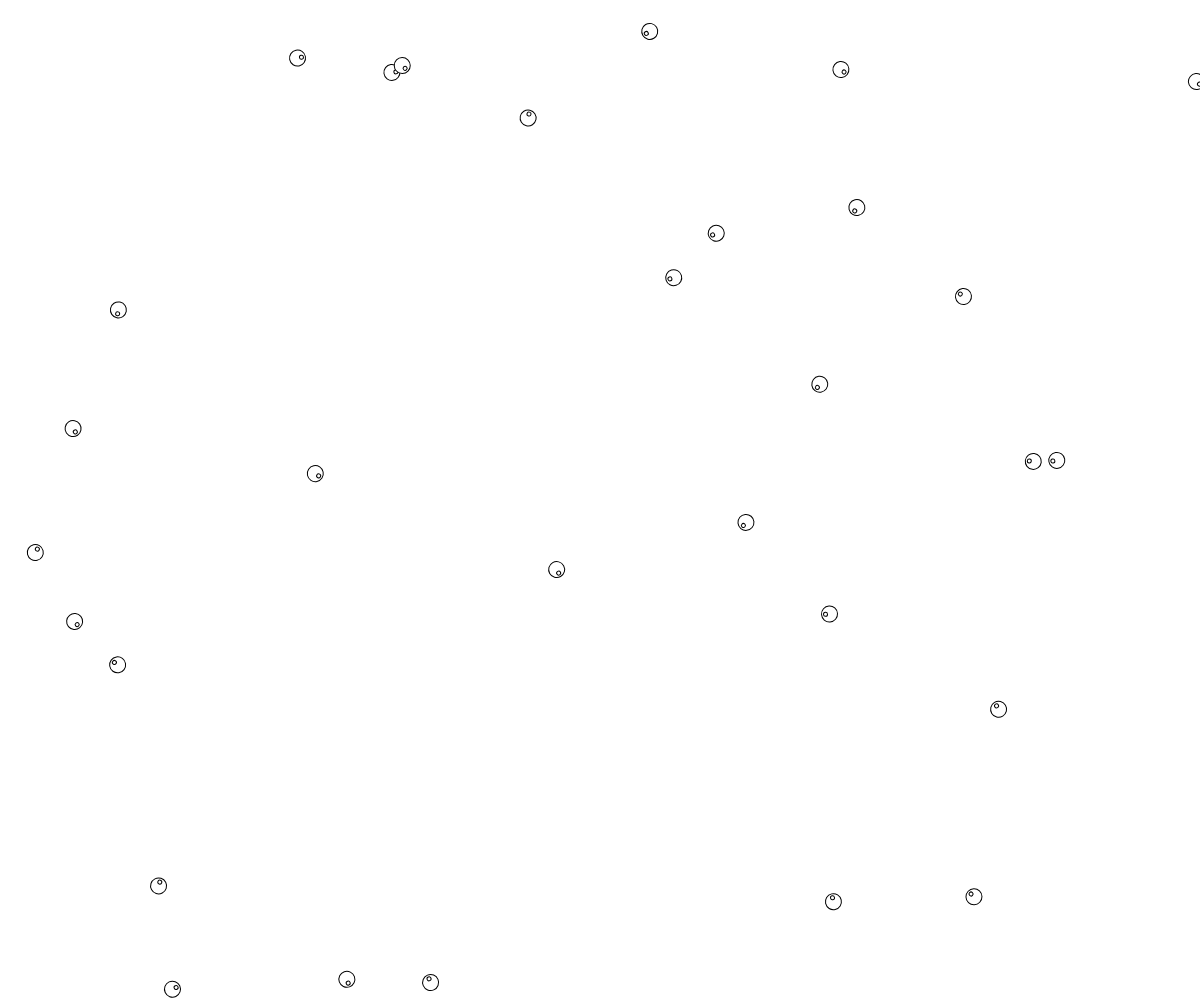
Frame 1 (no input)
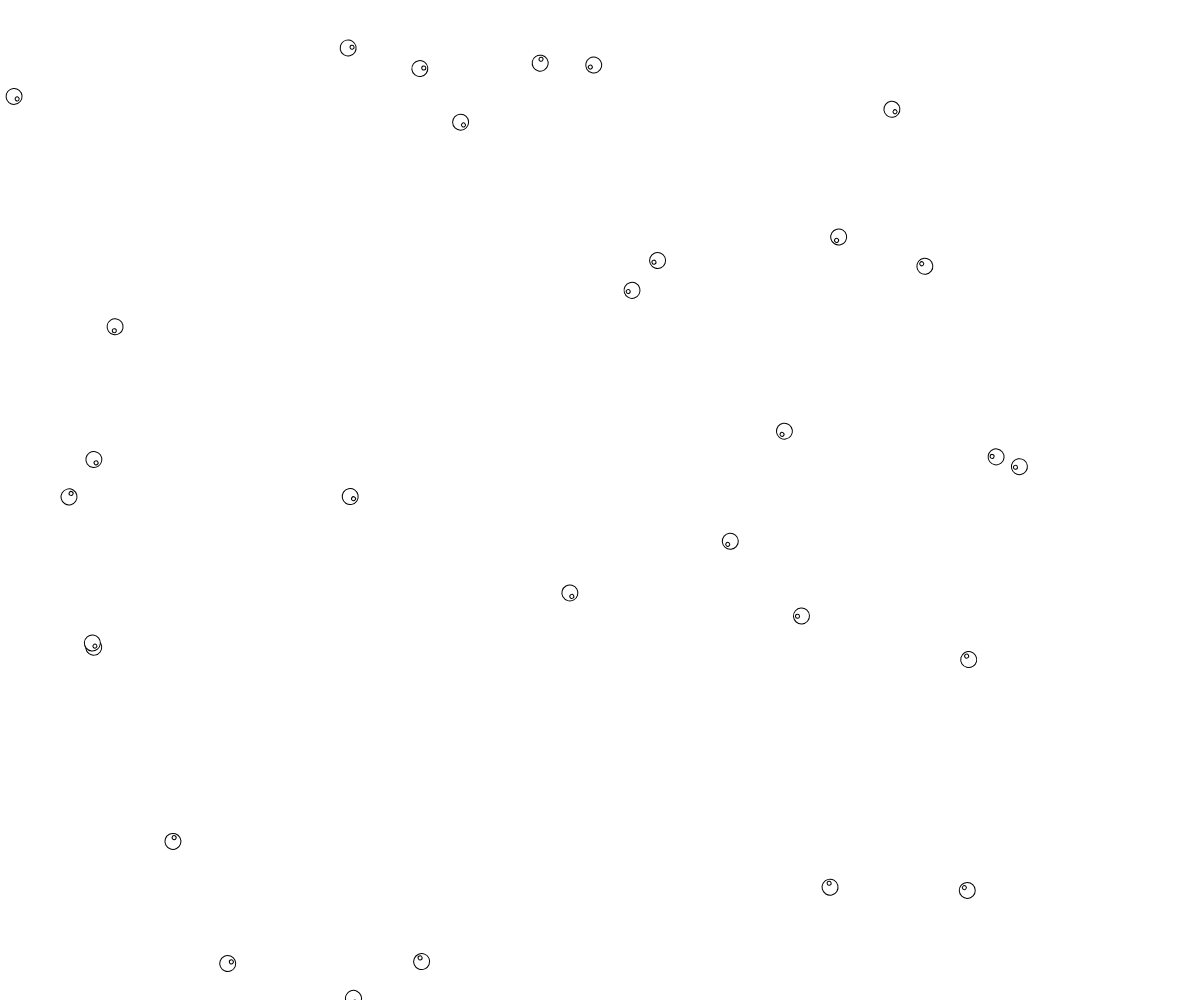
Frame 60 (no input)
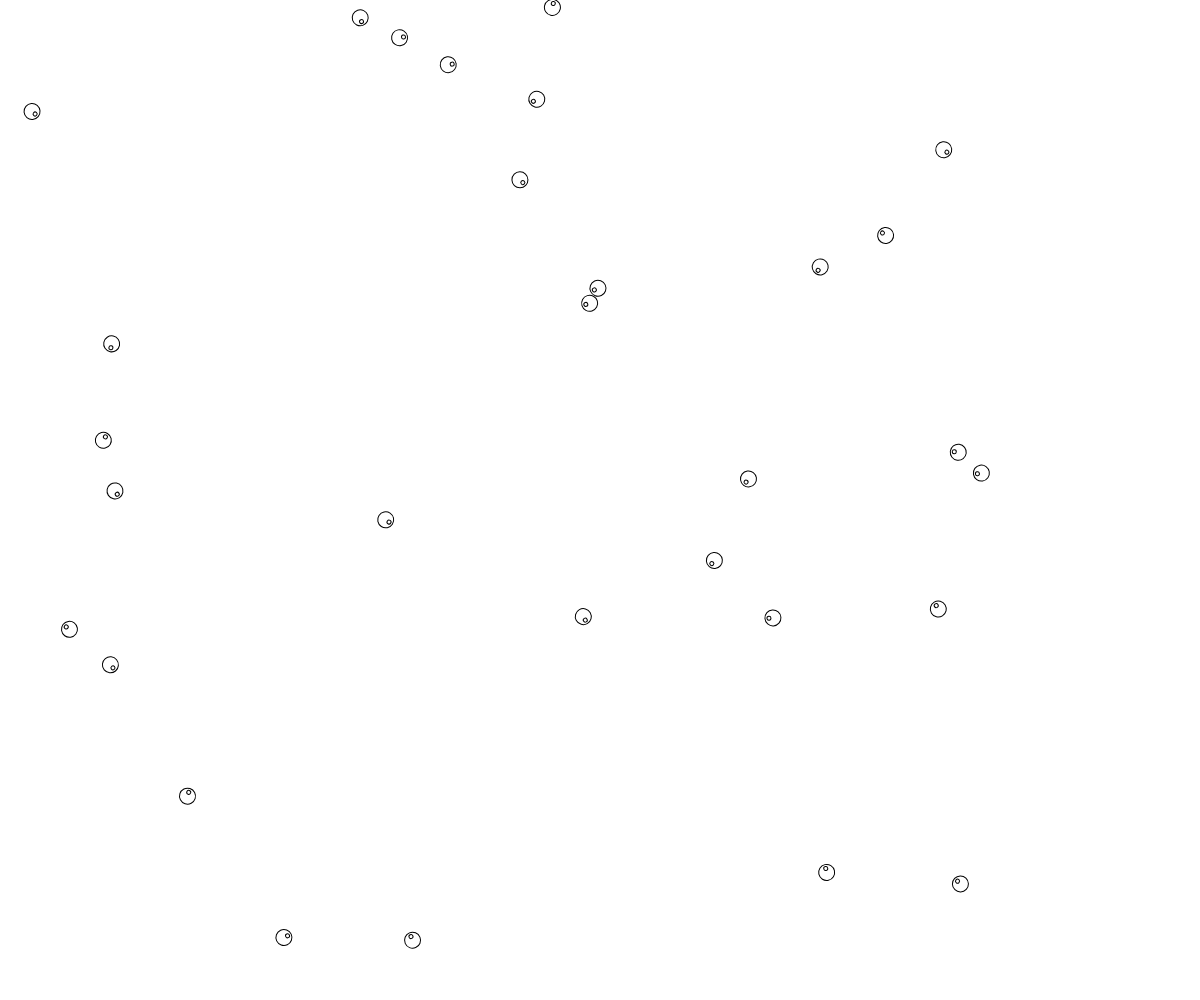
Frame 120 (the mouse pressed at the canvas centre since frame 60)

The p5.js sketch that drew these frames (run headless with seeded random() and noise() and a simulated clock; from frame 60 on, the mouse is pressed at the canvas centre):

// p5.js sketch
// ── sketch.js
var cyclopes = [ ];  


function setup() {
        createCanvas(windowWidth, windowHeight);
        colorMode(HSB);
        

        // AJOUTER 30 CYCLOPES AU DEMARRAGE
        for ( var i =0; i < 30; i++ ) {
                cyclopes[i] = new Cyclope(random(width), random(height)) ;
        }
        
        
}
function windowResized() {
  resizeCanvas(windowWidth, windowHeight);
 
}

function draw() {
        background(255);

        // ITERER A TRAVERS CHAQUE ITEM DE L'ArrayList ET EXECUTER actualiser() ET dessiner()
        // SUR CHAQUE OBJET Explosion QUI S'Y TROUVE :
        for ( var i =0; i < cyclopes.length; i++ ) {
                var c = cyclopes[i];
                c.actualiser();
                c.wraparound();
                c.dessiner();
        }
}

function Cyclope(  xInitial,  yInitial ) {

        this.x = xInitial;
        this.y = yInitial;
       this.vitesseY = random(-1.0 , 1.0);
        this.vitesseX = random(-1.0 , 1.0);
        this.rayon = 8;

      
        this.actualiser = function() {
                this.x = this.x + this.vitesseX;
                this.y = this.y + this.vitesseY;
        }

        this.wraparound= function()  {
                if ( this.x > width ) this.x = 0;
                else if ( this.x < 0 ) this.x = width;

                if ( this.y > height ) this.y = 0;
                else if ( this.y < 0 ) this.y = height;
        }

        this.dessiner= function() {


                var radians = this.trouverRadians(this.vitesseX, this.vitesseY);
                var diametre = this.rayon * 2;

                push();
                translate(this.x,this.y);
                rotate(radians);
                ellipse(0,0,diametre,diametre);
                translate(this.rayon*0.5,0);
                ellipse(0,0,this.rayon*0.5,this.rayon*0.5);

                pop();

        }


        this.trouverRadians = function(deltaX, deltaY) {
                return atan2(deltaY, deltaX);

        }

}
